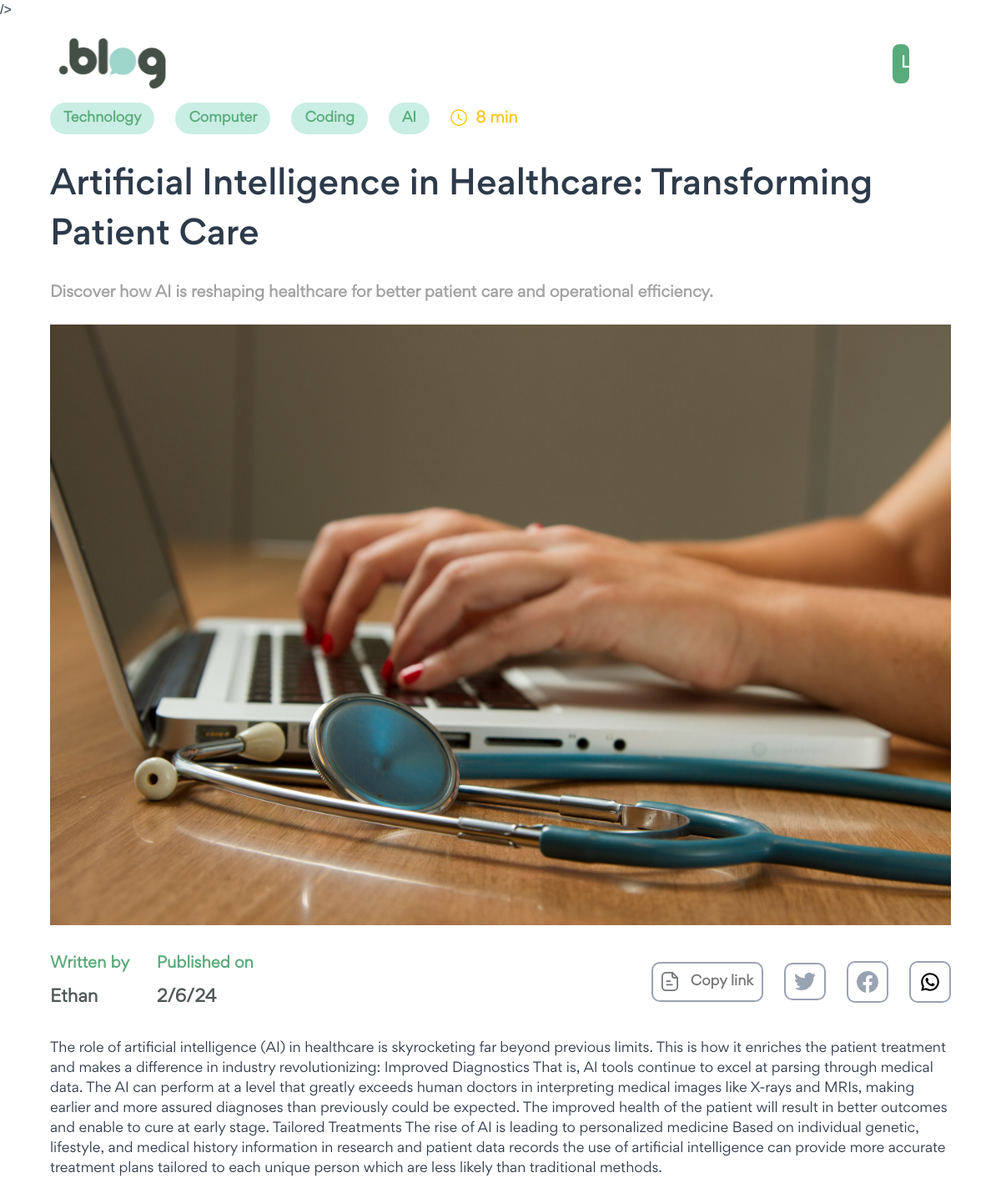
Page /4/ on the committed database.
### posts/models.py (models this page shows, shortened)
class Category(models.Model):
       title = models.CharField(max_length=255)
       class Meta:
             verbose_name_plural = ("Categories")

class Post(models.Model):
        title = models.CharField(max_length=255)
        short_description = models.TextField()
        description = models.TextField()
        category = models.ManyToManyField("posts.Category")
        time_to_read = models.CharField(max_length=500)
        featured_image = models.ImageField(upload_to="posts/")
        is_draft = models.BooleanField(default=False)
        author = models.ForeignKey("posts.Author",on_delete=models.CASCADE)
        published_date = models.DateTimeField()
        is_deleted = models.BooleanField(default=False)

class Author(models.Model):
        name = models.CharField(max_length=255)
        user = models.OneToOneField("auth.user",on_delete=models.CASCADE)
        def __str__(self):
         return self.name

### web/views.py (the view)
# urls.py: path('<int:id>/',views.post,name="post"),
def post(request,id):
    instance= get_object_or_404(Post.objects.filter(id=id))
    categories = Category.objects.all()[:4]
    post_title = instance.title
    context={
        "instance":instance,
        'title':post_title,
        "categories": categories,
    }
    return render(request, "posts/post.html", context=context)

### templates/posts/post.html (shortened to what this page needs)
{% extends 'base.html' %}
{% load static %}
{% block content %}
    <section id="single-page-home">
        <section class="wrapper">
            {% include 'web/includes/header.html' %}
            <section class="single-page-spotlight">
                <div class="blog-category">
                    {% for category in categories %}
                        <span class="category">
                            {{ category.title }}
                        </span>
                    {% endfor %}
                    <span class="read">
                        <span class="clock">
                            <img src="{% static '/images/icons/clock.svg' %}" alt="Clock" />
                        </span>
                        {{instance.time_to_read}}
                    </span>
                </div>
                <h3 class="title">
                    {{instance.title}}
                </h3>
                <p class="description">
                    {{instance.short_description}}
                </p>
                <div class="post-thumbnail">
                    <img src="{{instance.featured_image.url}}" alt="Post-thumbnail" >
                </div>
                <div class="details">
                    <span class="published">
                        <p class="written">
                            Written by
                        </p>
                        <p class="name">
                            {{instance.author}}
                        </p>
                    </span>
                    <span class="published">
                        <p class="written">
                            Published on
                        </p>
                        <p class="name">
                            {{ instance.published_date|date:"j/n/y" }}
                        </p>
                    </span>
                    <ul class="social">
                        <li>
                            <a href="" class="copy-link">
                                <span class="link">
                                    <img src="{% static '/images/icons/copy-link.svg' %}" alt="Copy-link" />
                                </span>
                                Copy link
                            </a>
                        </li>
                        <li class="social-media">
                            <a target="_blank" href="https://twitter.com/intent/tweet?text={{request.build_absolute_uri}}">
                                <img src="{% static '/images/icons/twitter.svg' %}" alt="Twitter" />
                            </a>
                        </li>
                        <li class="social-media">
                            <a href="https://www.facebook.com/sharer/sharer.php?u={{request.build_absolute_uri}}" target="_blank">
                                <img src="{% static '/images/icons/facebook.svg' %}" alt="Facebook" />
                            </a>
                        </li>
                        <li class="social-media">
                            <a target="_blank" href="https://web.whatsapp.com/send?text={{request.build_absolute_uri}}">
                                <img src="{% static '/images/icons/whatsapp.svg' %}" alt="Linked-in" />
                            </a>
                        </li>
                    </ul>
                </div>
                <div class="detailed-description">
                    {{instance.description |safe}}
                </div>
            </section>
        </section>
    </section>
{% endblock %}

### static/css/style.css (style rules this page uses)
* { margin: 0; padding: 0; border: 0; vertical-align: baseline; background: transparent; font-weight: normal; text-decoration: none; outline: none; -webkit-box-sizing: border-box; -moz-box-sizing: border-box; box-sizing: border-box; font-family: "Gordita Regular"; }
ol, ul { list-style: none; }
body { font-size: 17px; color: #1c2c40; overflow-x: hidden; min-width: 320px; font-weight: 400; }
a { color: #1c2c40; }
p { line-height: 1.6em; font-size: 16px; font-weight: 400; }
.wrapper { width: 90%; margin: 0 auto; max-width: 1500px; }
img { display: block; width: 100%; height: 100%; }
#home, #single-page-home { padding: 20px 0 50px; position: relative; }
#single-page-home section.wrapper { max-width: 1280px; }
#single-page-home section.single-page-spotlight div.blog-category { display: flex; align-items: center; margin-bottom: 3%; }
#single-page-home section.single-page-spotlight div.blog-category span.category { background: #c9eee4; border-radius: 20px; padding: 7px 16px; text-align: center; color: #5bab7b; font-size: 16px; font-weight: 700; margin-right: 25px; }
#single-page-home section.single-page-spotlight div.blog-category span.read { color: #fac92a; font-weight: 700; font-size: 18px; display: flex; align-items: center; }
#single-page-home section.single-page-spotlight div.blog-category span.read span.clock { margin-right: 10px; margin: 0 10px 3px 0; }
#single-page-home section.single-page-spotlight h3.title { font-family: "Gordita Medium"; margin-bottom: 2%; font-size: 40px; display: inline-block; }
#single-page-home section.single-page-spotlight p.description { font-size: 18px; color: #a3a2a2; font-weight: 700; margin-bottom: 2%; line-height: 1.8em; }
#single-page-home section.single-page-spotlight div.post-thumbnail { width: 100%; margin-bottom: 3%; }
#single-page-home section.single-page-spotlight div.details { display: flex; align-items: center; margin-bottom: 3%; }
#single-page-home section.single-page-spotlight div.details span.published { margin-right: 3%; }
#single-page-home section.single-page-spotlight div.details span.published p.written { color: #5bab7b; font-size: 18px; font-weight: 700; margin-bottom: 10px; }
#single-page-home section.single-page-spotlight div.details span.published p.name { font-size: 20px; font-weight: 700; color: #4f5757; }
#single-page-home section.single-page-spotlight div.details ul.social { display: flex; align-items: center; margin-left: auto; }
#single-page-home section.single-page-spotlight div.details ul.social li { margin-right: 25px; border: 2px solid #9aa3b2; padding: 10px; border-radius: 10px; }
#single-page-home section.single-page-spotlight div.details ul.social li.social-media { width: 50px; }
#single-page-home section.single-page-spotlight div.details ul.social li:last-child { margin-right: 0; }
#single-page-home section.single-page-spotlight div.details ul.social li a { display: flex; align-items: center; color: #797979; font-weight: 700; }
#single-page-home section.single-page-spotlight div.details ul.social li a span.link { margin-right: 15px; width: 20px; }

### static/css/ck-editor.css (style rules this page uses)
:root { --ck-sample-base-spacing: 2em; --ck-sample-color-white: #fff; --ck-sample-color-green: #279863; --ck-sample-color-blue: #1a9aef; --ck-sample-container-width: 1285px; --ck-sample-sidebar-width: 350px; --ck-sample-editor-min-height: 400px; --ck-sample-editor-z-index: 10; }
body, html { padding: 0; margin: 0; font-family: sans-serif, Arial, Verdana, "Trebuchet MS", "Apple Color Emoji", "Segoe UI Emoji", "Segoe UI Symbol"; font-size: 16px; line-height: 1.5; }
body { height: 100%; color: #2D3A4A; }
body * { box-sizing: border-box; }
a { color: #38A5EE; }

### rows in the picture
Category: title "Technology"
Category: title "Computer"
Category: title "Coding"
Category: title "AI"
Post: time_to_read "8 min", title "Artificial Intelligence in Healthcare: Transforming Patient Care", short_description "Discover how AI is reshaping healthcare for better patient care and operational efficiency.", featured_image (picture), author "Ethan", published_date "2/6/24", description "The role of artificial intelligence (AI) in healthcare is skyrocketing far beyond previous limits. This is how it enriches the patient treatment and makes a difference in industry revolutionizing: Improved Diagnostics That is, AI tools continue to excel at parsing through medical data. The AI can perform at a level that greatly exceeds human doctors in interpreting medical images like X-rays and MRIs, making earlier and more assured diagnoses than previously could be expected. The improved health of the patient will result in better outcomes and enable to cure at early stage. Tailored Treatments The rise of AI is leading to personalized medicine Based on individual genetic, lifestyle, and…"
